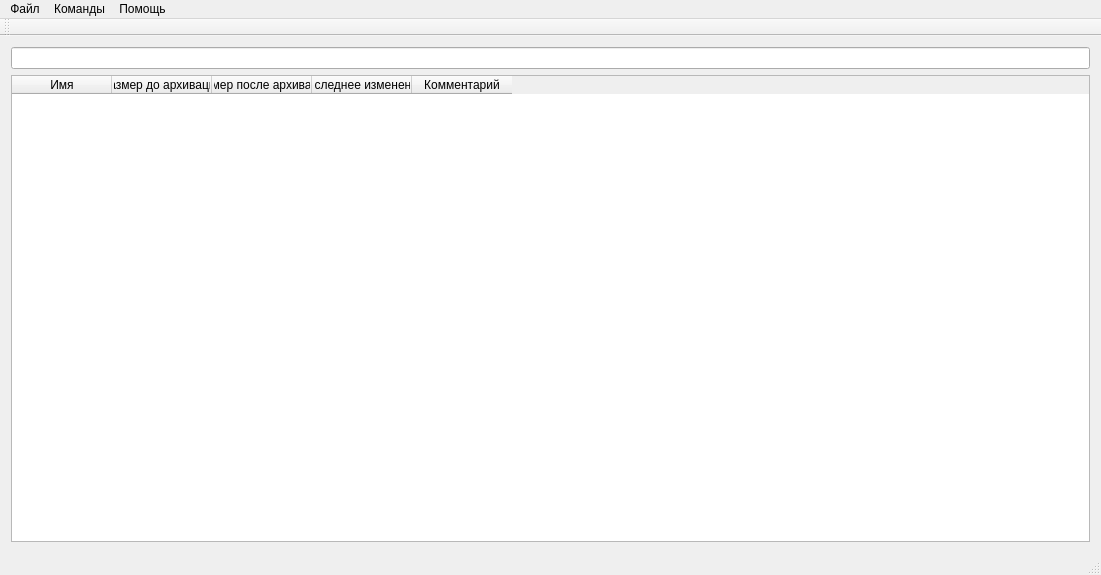
<?xml version="1.0" encoding="UTF-8"?>
<ui version="4.0">
 <class>MainWindow</class>
 <widget class="QMainWindow" name="MainWindow">
  <property name="geometry">
   <rect>
    <x>0</x>
    <y>0</y>
    <width>1101</width>
    <height>575</height>
   </rect>
  </property>
  <property name="windowTitle">
   <string>MainWindow</string>
  </property>
  <widget class="QWidget" name="centralWidget">
   <layout class="QVBoxLayout" name="verticalLayout_5">
    <item>
     <layout class="QVBoxLayout" name="verticalLayout">
      <item>
       <widget class="QLineEdit" name="path_archive"/>
      </item>
      <item>
       <widget class="QTableWidget" name="opened_zip">
        <column>
         <property name="text">
          <string>Имя</string>
         </property>
        </column>
        <column>
         <property name="text">
          <string>Размер до архивации</string>
         </property>
        </column>
        <column>
         <property name="text">
          <string>Размер после архивации</string>
         </property>
        </column>
        <column>
         <property name="text">
          <string>Последнее изменение</string>
         </property>
        </column>
        <column>
         <property name="text">
          <string>Комментарий</string>
         </property>
        </column>
       </widget>
      </item>
     </layout>
    </item>
   </layout>
  </widget>
  <widget class="QMenuBar" name="menuBar">
   <property name="geometry">
    <rect>
     <x>0</x>
     <y>0</y>
     <width>1101</width>
     <height>26</height>
    </rect>
   </property>
   <widget class="QMenu" name="menu">
    <property name="title">
     <string>Файл</string>
    </property>
    <addaction name="open_archive"/>
    <addaction name="create_archive"/>
    <addaction name="separator"/>
    <addaction name="exit"/>
   </widget>
   <widget class="QMenu" name="menu_2">
    <property name="title">
     <string>Команды</string>
    </property>
    <addaction name="add_files_to_archive"/>
    <addaction name="unzip_to_folder"/>
    <addaction name="zipping_folder"/>
   </widget>
   <widget class="QMenu" name="menu_4">
    <property name="title">
     <string>Помощь</string>
    </property>
    <addaction name="help"/>
   </widget>
   <addaction name="menu"/>
   <addaction name="menu_2"/>
   <addaction name="menu_4"/>
  </widget>
  <widget class="QToolBar" name="mainToolBar">
   <attribute name="toolBarArea">
    <enum>TopToolBarArea</enum>
   </attribute>
   <attribute name="toolBarBreak">
    <bool>false</bool>
   </attribute>
  </widget>
  <widget class="QStatusBar" name="statusBar"/>
  <action name="open_archive">
   <property name="text">
    <string>Открыть архив</string>
   </property>
  </action>
  <action name="add_files_to_archive">
   <property name="text">
    <string>Добавить файлы в архив</string>
   </property>
   <property name="toolTip">
    <string>add_files_to_archive</string>
   </property>
  </action>
  <action name="help">
   <property name="text">
    <string>Помощь</string>
   </property>
  </action>
  <action name="create_archive">
   <property name="text">
    <string>Создать архив</string>
   </property>
  </action>
  <action name="exit">
   <property name="text">
    <string>Выйти</string>
   </property>
  </action>
  <action name="unzip_to_folder">
   <property name="text">
    <string>Разахивировать в папку</string>
   </property>
  </action>
  <action name="zipping_folder">
   <property name="text">
    <string>Заархивирование папки</string>
   </property>
  </action>
 </widget>
 <layoutdefault spacing="6" margin="11"/>
 <resources/>
 <connections/>
</ui>
